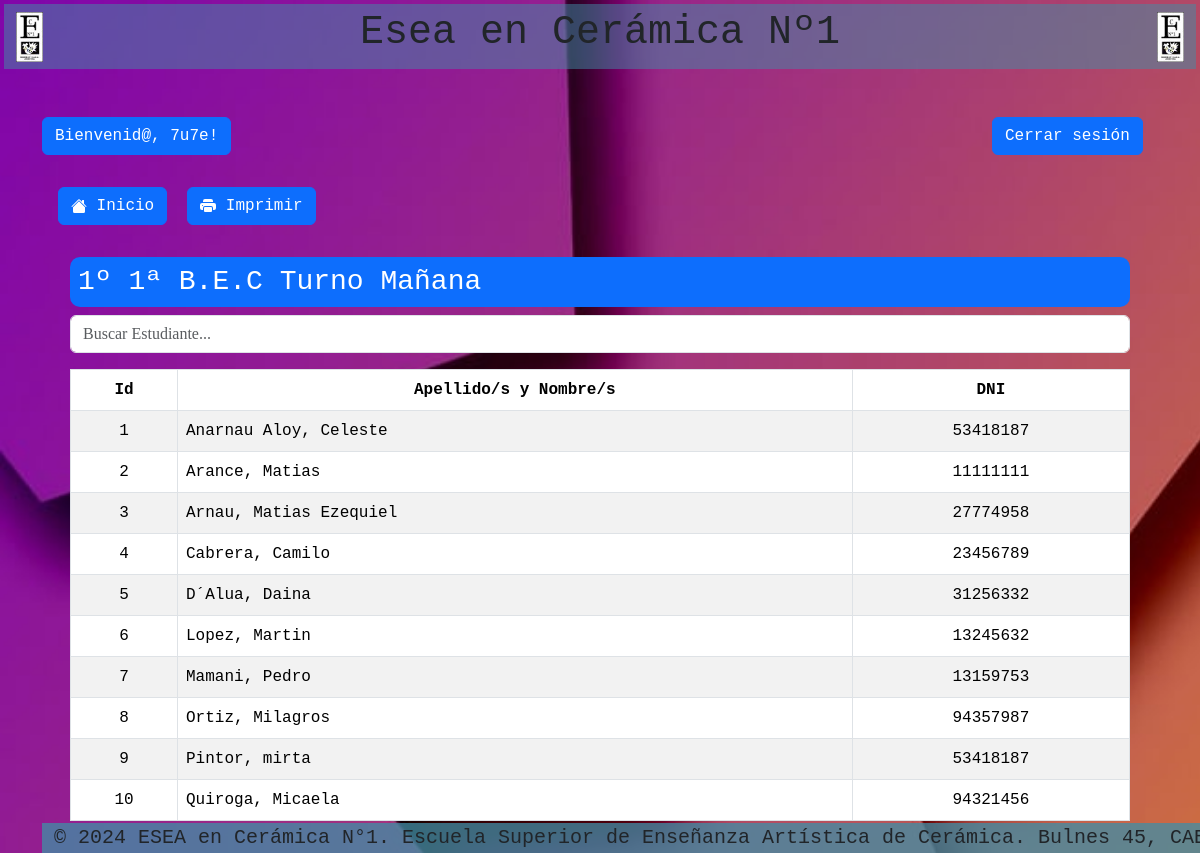
Page /est_11.php (signed in) on the earlier database version.
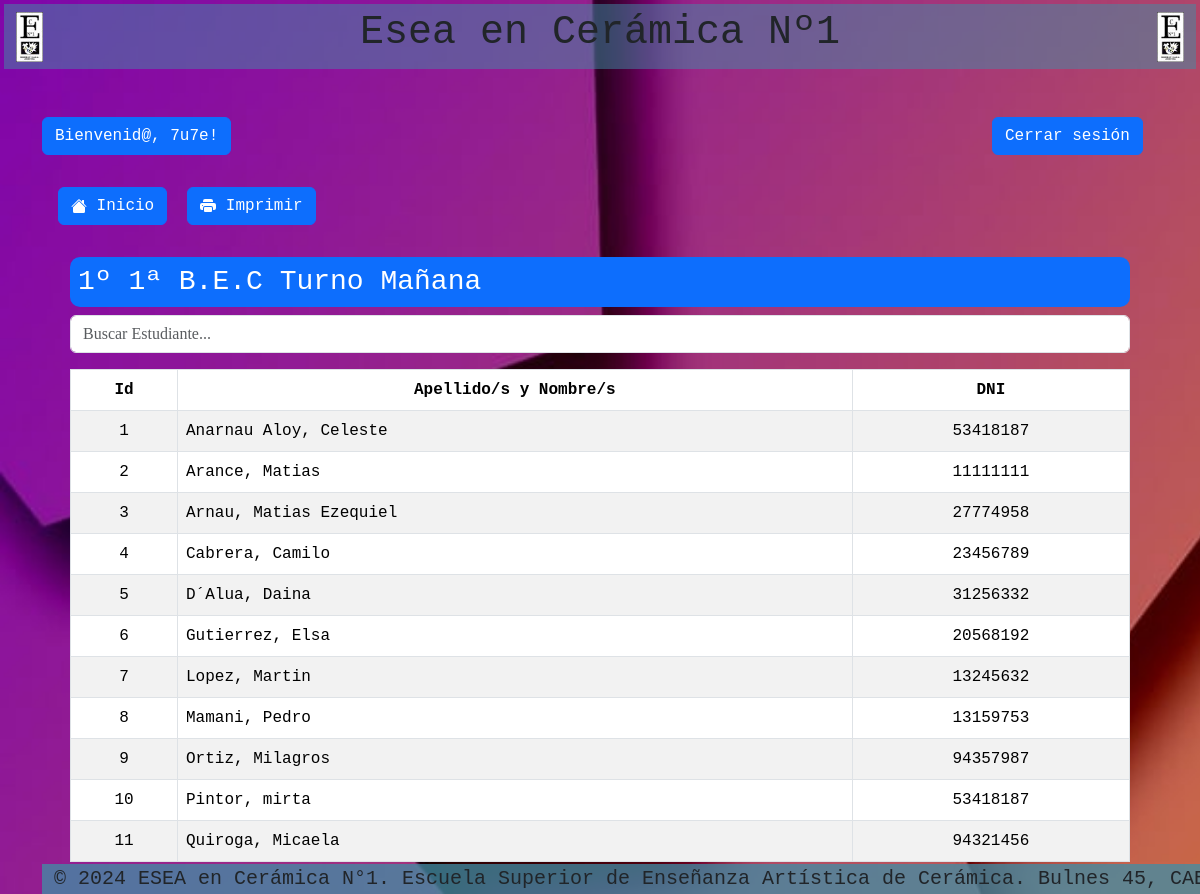
Same page on the later database version.
### tables this page shows
CREATE TABLE IF NOT EXISTS `inscripciones` (
  `id_inscripcion` int NOT NULL AUTO_INCREMENT,
  `estudiante` int NOT NULL,
  `curso` int NOT NULL,
  `cicloLectivo` int NOT NULL,
  PRIMARY KEY (`id_inscripcion`),
  KEY `id_Curso` (`curso`),
  KEY `rel_cl` (`cicloLectivo`),
  KEY `rel_est` (`estudiante`)
);

CREATE TABLE IF NOT EXISTS `estudiantes` (
  `id_estudiante` int NOT NULL AUTO_INCREMENT,
  `apellidoNombre` varchar(100) NOT NULL,
  `dni` varchar(20) DEFAULT NULL,
  PRIMARY KEY (`id_estudiante`)
);

### est_11.php (the view, shortened to what this page needs)
<!DOCTYPE html>
<html>
<head>
    <link href="https://cdn.jsdelivr.net/npm/bootstrap@5.3.3/dist/css/bootstrap.min.css" rel="stylesheet">
    <link rel="stylesheet" href="css/style.css">
</head>
<body>
    <nav class="navbar m-1 p-1" style="background-color: rgba(64, 142, 165, 0.5);">
        <img
            src="img/LOGO-ESEACERAMICA1-ALTA-40x73.jpg"
            alt="logo"
            class="logoCera ms-2 " />
        <h1 class=" font-family: Courier New, Courier, monospace; font-size: 40px; color: rgb(5, 13, 27); ">Esea en Cerámica Nº1</h1>
        <img src="img/LOGO-ESEACERAMICA1-ALTA-40x73.jpg" alt="logo" class="logoCera me-2 " />
    </nav>
    <div class="container mt-5">
        <div class="row">
            <div class="col-10">
                <h3 class="btn btn-primary" style="font-family: 'Courier New', Courier, monospace; color: white;">Bienvenid@, <?php echo htmlspecialchars($_SESSION['username']); ?>!</h3>
            </div>
            <div class="col-2"><a href="logout.php" class="btn btn-primary" style="font-family: 'Courier New', Courier, monospace; color: white;">Cerrar sesión</a>
            </div>
        </div>
    </div>
    <body>
        <?php
        include("coneccion.php");
        $sql = "SELECT
                    inscripciones.id_inscripcion,
                    estudiantes.apellidoNombre AS estudiante,
                    estudiantes.dni,
                    inscripciones.curso,
                    inscripciones.cicloLectivo
                FROM
                    inscripciones
                JOIN
                    estudiantes ON inscripciones.estudiante = estudiantes.id_estudiante
                WHERE
                    inscripciones.curso = 1 AND inscripciones.cicloLectivo = 1
                ORDER BY
                    estudiante ASC;";
        $result = mysqli_query($conn, $sql);
        $orden = 1;
        ?>
        <div class="container">
            <a href="inicio.php" class="btn btn-primary ms-3 mb-3 " style="font-family: 'Courier New', Courier, monospace; font-weight: normal;">
                 Inicio
            </a>
            <button class="btn btn-primary ms-3 mb-3 " style="font-family: 'Courier New', Courier, monospace; font-weight: normal;" onclick="window.print()">
                 Imprimir</button>
            <div class="container p-2">
                <div class="row m-2">
                    <div class="col-12  mt-5)">
                        <h3 class="bg-primary p-2"
                            style="font-family: 'Courier New', Courier, monospace; color: white; border-radius: 10px;">
                            1º 1ª B.E.C Turno Mañana
                        </h3>
                        <div class="mb-3">
                            <input type="text" class="form-control" id="searchInput" placeholder="Buscar Estudiante...">
                        </div>
                        <table class="table table-striped table-bordered table-hover table-responsive" style="max-height: 300px; overflow-y: auto;">
                            <thead class="thead-dark text-center bg-info" style="font-family: 'Courier New', Courier, monospace; color: white;">
                                <tr>
                                    <th scope="col">Id</th>
                                    <th scope="col">Apellido/s y Nombre/s</th>
                                    <th scope="col">DNI</th>
                                </tr>
                            </thead>
                            <tbody class="text-center" style="font-family:'Courier New',Courier, monospace">
                                <?php
                                if (mysqli_num_rows($result) > 0) {
                                    while ($row = mysqli_fetch_assoc($result)) {
                                        echo "<tr>";
                                        echo "<td>" . $orden++ . "</td>";
                                        echo "<td class='text-start'>" . htmlspecialchars($row['estudiante']) . "</td>";
                                        echo "<td>" . htmlspecialchars($row['dni']) . "</td>";
                                        echo "</tr>";
                                    }
                                } else {
                                    echo "<tr><td colspan='4'>No se encontraron resultados.</td></tr>";
                                }
                                ?>
                            </tbody>
                        </table>
                    </div>
                </div>
            </div>
    </body>
    <footer>
        <footer>© 2024 ESEA en Cerámica N°1. Escuela Superior de Enseñanza Artística de Cerámica. Bulnes 45, CABA.</footer>
    </footer>

Differences in the rows shown:
added inscripciones: estudiante.apellidoNombre "Gutierrez, Elsa", estudiante.dni "20568192"
